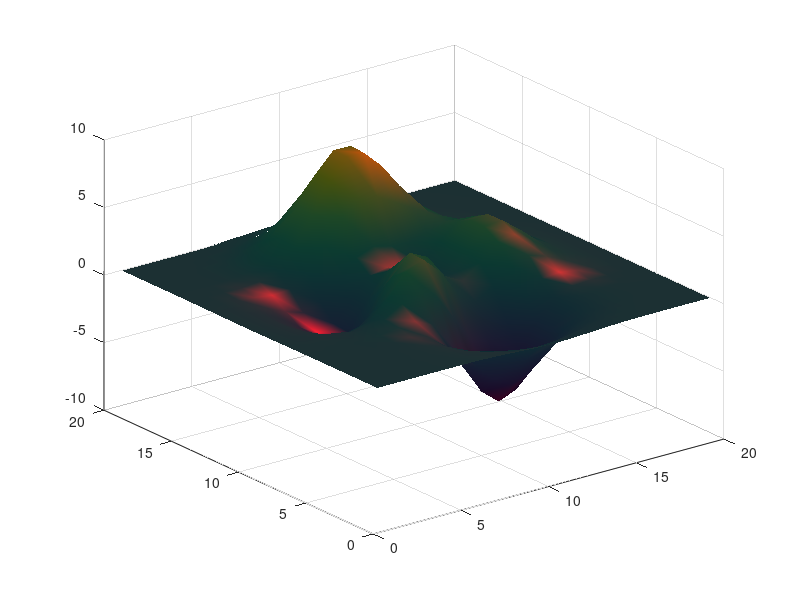

MATLAB code to generate this figure: (Note: this script raises an error after producing the figure.)
%=============================================================================
% Copyright (c) 2016-present Allan CORNET (Nelson)
%=============================================================================
% This file is part of Nelson.
%=============================================================================
% LICENCE_BLOCK_BEGIN
% SPDX-License-Identifier: LGPL-3.0-or-later
% LICENCE_BLOCK_END
%=============================================================================
% <--WEIGHT 8-->
% <--ADV-CLI MODE-->
%=============================================================================
close all
%=============================================================================
f2 = figure('Visible', 'off');
ax2 = axes('Parent', f2);
surf(ax2, peaks(20), 'FaceLighting', 'gouraud', 'EdgeColor', 'none', 'FaceColor', 'interp');
view(ax2, 3);
h = light(ax2, 'Color', [1 0 0], 'Position', [1 0 1], 'Style', 'infinite');
drawnow();
redFrame = getframe(f2).cdata;
h.Color = [0 0 1];
drawnow();
blueFrame = getframe(f2).cdata;
redBlueDelta = sum(abs(double(redFrame(:)) - double(blueFrame(:))));
h.Visible = 'off';
drawnow();
offFrame = getframe(f2).cdata;
h.Visible = 'on';
h.Style = 'local';
h.Position = [-5 0 5];
drawnow();
localFrame = getframe(f2).cdata;
h.Position = [5 0 5];
drawnow();
movedFrame = getframe(f2).cdata;
if redBlueDelta > 0
  asserts.istrue(sum(abs(double(blueFrame(:)) - double(offFrame(:)))) > 0);
  asserts.istrue(sum(abs(double(localFrame(:)) - double(movedFrame(:)))) > 0);
end
close(f2);
close all
%=============================================================================
